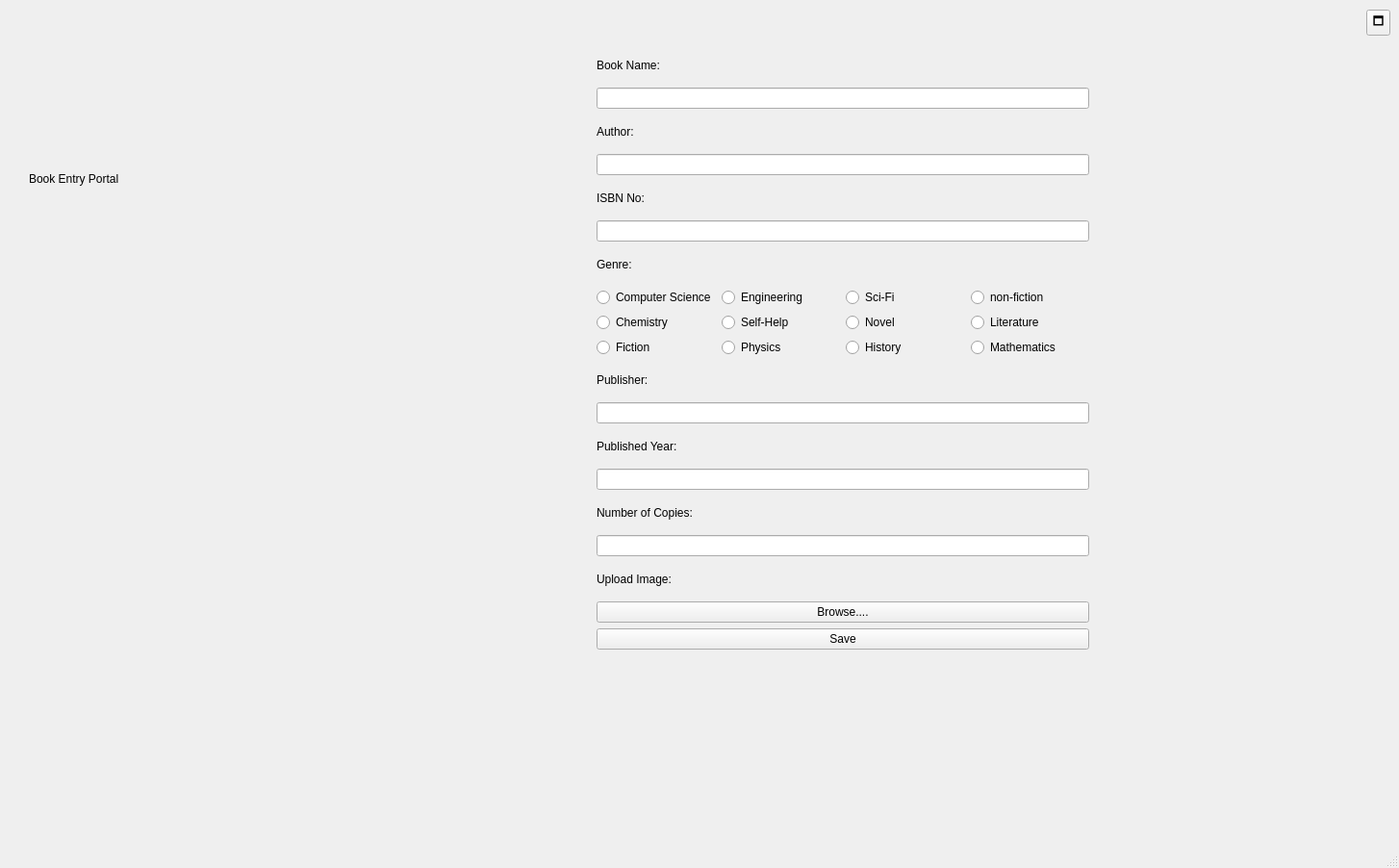
<?xml version="1.0" encoding="UTF-8"?>
<ui version="4.0">
 <class>BookEntryScreen</class>
 <widget class="QMainWindow" name="BookEntryScreen">
  <property name="geometry">
   <rect>
    <x>0</x>
    <y>0</y>
    <width>1454</width>
    <height>902</height>
   </rect>
  </property>
  <property name="windowTitle">
   <string>MainWindow</string>
  </property>
  <widget class="QWidget" name="centralwidget">
   <widget class="QLabel" name="titleLabel">
    <property name="geometry">
     <rect>
      <x>30</x>
      <y>110</y>
      <width>511</width>
      <height>151</height>
     </rect>
    </property>
    <property name="text">
     <string>Book Entry Portal</string>
    </property>
   </widget>
   <widget class="QToolButton" name="toggleButton">
    <property name="geometry">
     <rect>
      <x>1420</x>
      <y>10</y>
      <width>25</width>
      <height>27</height>
     </rect>
    </property>
    <property name="text">
     <string>🗖</string>
    </property>
   </widget>
   <widget class="QLabel" name="designImage">
    <property name="geometry">
     <rect>
      <x>70</x>
      <y>320</y>
      <width>301</width>
      <height>291</height>
     </rect>
    </property>
    <property name="text">
     <string/>
    </property>
   </widget>
   <widget class="QWidget" name="layoutWidget">
    <property name="geometry">
     <rect>
      <x>620</x>
      <y>50</y>
      <width>512</width>
      <height>625</height>
     </rect>
    </property>
    <layout class="QVBoxLayout" name="verticalLayout">
     <item>
      <widget class="QLabel" name="bookNameLabel">
       <property name="text">
        <string>Book Name:</string>
       </property>
      </widget>
     </item>
     <item>
      <widget class="QLineEdit" name="bookNameEdit"/>
     </item>
     <item>
      <widget class="QLabel" name="authorLabel">
       <property name="text">
        <string>Author:</string>
       </property>
      </widget>
     </item>
     <item>
      <widget class="QLineEdit" name="authorEdit"/>
     </item>
     <item>
      <widget class="QLabel" name="isbnLabel">
       <property name="text">
        <string>ISBN No:</string>
       </property>
      </widget>
     </item>
     <item>
      <widget class="QLineEdit" name="isbnEdit"/>
     </item>
     <item>
      <widget class="QLabel" name="genreLabel">
       <property name="text">
        <string>Genre:</string>
       </property>
      </widget>
     </item>
     <item>
      <layout class="QGridLayout" name="gridLayout">
       <item row="0" column="0">
        <widget class="QRadioButton" name="csButton">
         <property name="text">
          <string>Computer Science</string>
         </property>
        </widget>
       </item>
       <item row="2" column="0">
        <widget class="QRadioButton" name="fictionButton">
         <property name="text">
          <string>Fiction</string>
         </property>
        </widget>
       </item>
       <item row="2" column="3">
        <widget class="QRadioButton" name="mathButton">
         <property name="text">
          <string>Mathematics</string>
         </property>
        </widget>
       </item>
       <item row="0" column="1">
        <widget class="QRadioButton" name="engineeringButton">
         <property name="text">
          <string>Engineering</string>
         </property>
        </widget>
       </item>
       <item row="2" column="1">
        <widget class="QRadioButton" name="physicsButton">
         <property name="text">
          <string>Physics</string>
         </property>
        </widget>
       </item>
       <item row="0" column="2">
        <widget class="QRadioButton" name="scifiButton">
         <property name="text">
          <string>Sci-Fi</string>
         </property>
        </widget>
       </item>
       <item row="0" column="3">
        <widget class="QRadioButton" name="nonFictionButton">
         <property name="text">
          <string>non-fiction</string>
         </property>
        </widget>
       </item>
       <item row="1" column="0">
        <widget class="QRadioButton" name="chemistryButton">
         <property name="text">
          <string>Chemistry</string>
         </property>
        </widget>
       </item>
       <item row="1" column="1">
        <widget class="QRadioButton" name="selfHelpButton">
         <property name="text">
          <string>Self-Help</string>
         </property>
        </widget>
       </item>
       <item row="1" column="2">
        <widget class="QRadioButton" name="novelButton">
         <property name="text">
          <string>Novel</string>
         </property>
        </widget>
       </item>
       <item row="2" column="2">
        <widget class="QRadioButton" name="historyButton">
         <property name="text">
          <string>History</string>
         </property>
        </widget>
       </item>
       <item row="1" column="3">
        <widget class="QRadioButton" name="literatureButton">
         <property name="text">
          <string>Literature</string>
         </property>
        </widget>
       </item>
      </layout>
     </item>
     <item>
      <widget class="QLabel" name="publisherLabel">
       <property name="text">
        <string>Publisher:</string>
       </property>
      </widget>
     </item>
     <item>
      <widget class="QLineEdit" name="publisherEdit"/>
     </item>
     <item>
      <widget class="QLabel" name="yearLabel">
       <property name="text">
        <string>Published Year:</string>
       </property>
      </widget>
     </item>
     <item>
      <widget class="QLineEdit" name="yearEdit"/>
     </item>
     <item>
      <widget class="QLabel" name="copiesLabel">
       <property name="text">
        <string>Number of Copies:</string>
       </property>
      </widget>
     </item>
     <item>
      <widget class="QLineEdit" name="copiesEdit"/>
     </item>
     <item>
      <widget class="QLabel" name="uploadLabel">
       <property name="text">
        <string>Upload Image:</string>
       </property>
      </widget>
     </item>
     <item>
      <widget class="QPushButton" name="uploadButton">
       <property name="text">
        <string>Browse....</string>
       </property>
      </widget>
     </item>
     <item>
      <widget class="QPushButton" name="saveButton">
       <property name="text">
        <string>Save</string>
       </property>
      </widget>
     </item>
    </layout>
   </widget>
  </widget>
  <widget class="QStatusBar" name="statusbar"/>
 </widget>
 <resources/>
 <connections/>
</ui>
